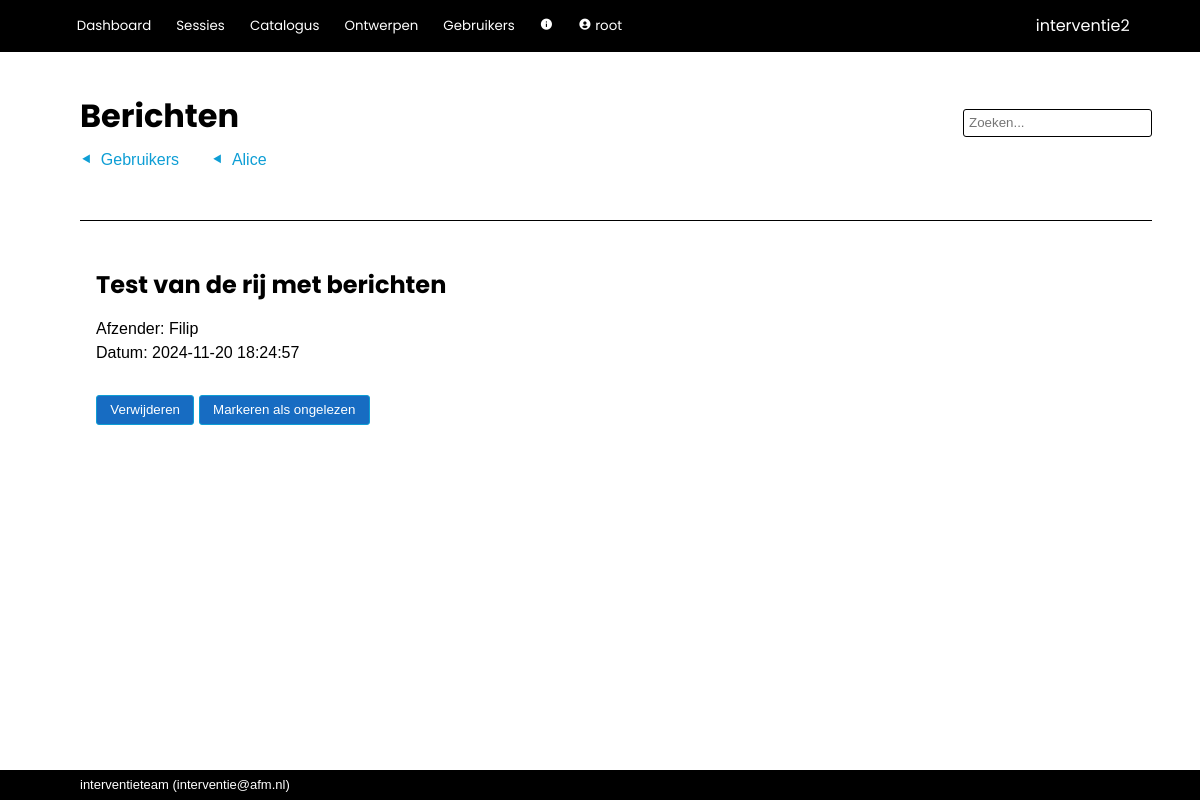
/admin/message/8 (signed in), run on the app's committed database.
### interventie2/models.py (models this page shows, shortened)
class User(db.Model, UserMixin):
    __tablename__ = 'users'
    id            = db.Column(db.Integer, primary_key=True)
    name          = db.Column(db.String(80), nullable=False, unique=True)
    password      = db.Column(db.String(200), nullable=False)
    role_id       = db.Column(db.Integer, db.ForeignKey('roles.id'), nullable=False, default=4) #references roles.id
    description   = db.Column(db.String(2000), nullable=False, default="")
    email         = db.Column(db.String(254))
    link          = db.Column(db.String(1000))
    active        = db.Column(db.Boolean, nullable=False, default=True)
    date_created  = db.Column(db.DateTime(timezone=True), server_default=func.now())
    last_seen     = db.Column(db.DateTime(timezone=True), server_default=func.now())
    role = relationship('Role')
    messages = relationship('Message', back_populates='recipient', foreign_keys="Message.recipient_id", cascade='all, delete-orphan')
    messages_sent = relationship('Message', back_populates='sender', foreign_keys="Message.sender_id")
    worksession = relationship('Worksession', back_populates='creator')
    plan = relationship('Plan', back_populates='creator')
    allowed_worksessions = relationship('Worksession', secondary='worksession_access', back_populates='allowed_users')
    owned_instruments = relationship('Instrument', back_populates='owner')
    def unread_messages(self):
        return sum(1 for message in self.messages if (message.unread) and (message.deliver_after.date() <= date.today()))
    def unread_message_alert(self):
        return self.unread_messages() > 0

class Message(db.Model):
    __tablename__ = 'messages'
    id            = db.Column(db.Integer, primary_key=True)
    date_created  = db.Column(db.DateTime(timezone=True), server_default=func.now())
    deliver_after = db.Column(db.DateTime(timezone=True), server_default=func.now())
    subject       = db.Column(db.String(500), nullable=False, default="")
    body          = db.Column(db.String(2000), nullable=False, default="")
    sender_id     = db.Column(db.Integer, db.ForeignKey('users.id'))
    recipient_id  = db.Column(db.Integer, db.ForeignKey('users.id'), nullable=False)
    unread        = db.Column(db.Boolean, nullable=False, default=True)
    archived      = db.Column(db.Boolean, nullable=False, default=True)
    system        = db.Column(db.Boolean, nullable=False, default=True)
    sender = relationship('User', foreign_keys=[sender_id])
    recipient = relationship('User', foreign_keys=[recipient_id])

### interventie2/admin/routes.py (the view)
@admin.route('/message/<int:message_id>')
@login_required
def message(message_id):
    message = Message.query.get(message_id)
    user = message.recipient
    if not user == current_user:
        if not current_user.role.edit_users:
            return render_template('error/index.html', title='Onvoldoende rechten', message='Onvoldoende rechten dit bericht te lezen.')
    message.unread = False
    db.session.commit()
    return render_template('admin/message.html', message=message, user=user)

### interventie2/models.py (called while the page is built)
@login_manager.user_loader
def load_user(user_id):
    return User.query.get(user_id)

### interventie2/admin/templates/admin/message.html
{% extends 'base.html' %}
{% block steps %}
    {% if current_user.role.edit_users %}<a href="{{ url_for('admin.index') }}" class="step">Gebruikers</a>{% endif %}
    {% if current_user.role.edit_users %}<a href="{{ url_for('admin.user', id=user.id) }}" class="step">{{ user.name }}</a>{% endif %}
{% endblock %}
{% block page_title %}
    Berichten
{% endblock %}
{% block body %}
    <h1>{{ message.subject }}</h1>
    <div class="card_owner">Afzender: {{ message.sender.name }}</div>
    <div class="card_owner">Datum: {{ message.date_created }}</div>
    <div class="card_description">{{ message.body | escape | markdown}}</div>
    <br>
    <button>{{ macro.confirm_redirect( "Verwijderen", "Wilt u dit bericht verwijderen?", url_for('admin.delete_message', message_id=message.id) ) }}</button>
    <button><a href="{{ url_for('admin.unread_message', message_id=message.id) }}">Markeren als ongelezen</a></button>
{% endblock %}

### interventie2/templates/base.html (shortened to what this page needs)
<!DOCTYPE html>
<html lang="en">
    <head>
        <link rel="stylesheet" href="{{ url_for('static', filename='css/styles.css')}}">
        <link href="https://unpkg.com/boxicons@2.1.2/css/boxicons.min.css" rel="stylesheet">
    </head>
    <body>
        {% import 'jinja_macros.html' as macro %}
        <header>
            <div class="logo">{{ config['APP_NAME'] }}</div>
            <div class="modes">
                {% if current_user.is_authenticated %}
                    <button>
                        <a href="{{ url_for('main.index') }}">Dashboard</a>
                    </button>
                    <button>
                        <a href="{{ url_for('main.worksessions') }}">Sessies</a>
                    </button>
                    <button>
                        <a href="{{ url_for('catalog.index') }}">Catalogus</a>
                    </button>
                    {% if current_user.role.edit_questionnaire %}
                        <button>
                            <a href="{{ url_for('tools.index') }}">Ontwerpen</a>
                        </button>
                    {% endif %}
                    {% if current_user.role.edit_users %}
                        <button>
                            <a href="{{ url_for('admin.index') }}">Gebruikers</a>
                        </button>
                    {% endif %}
                    {% if current_user.role.see_app_info %}
                        <button>
                            <a href="{{ url_for('admin.info') }}"><i class='bx bxs-info-circle'></i></a>
                        </button>
                    {% endif %}
                    <button>
                        <a href="{{ url_for('admin.user', id=current_user.id) }}"><i class='bx bxs-user-circle'></i>
                            {{ current_user.name }}
                        </a>
                    </button>
                {% else %}
                    <button>
                        <a href="{{ url_for('main.login') }}">Login</a>
                    </button>
                {% endif %}
            </div>
        </header>
        <nav>
            <div class="title">{% block page_title %}{% endblock %}</div>
            {% if current_user.is_authenticated %}
                <form action="/analysis/search" method="get" class="search">
                    <input id="search" type="search"  name="q" value="{{ request.args.get('q') or '' }}" placeholder="Zoeken...">
                </form>
            {% endif %}
            <div class="steps">{% block steps %}{% endblock %}</div>
            <div class="tabs">{% block tabs %}{% endblock %}</div>
        </nav>
        <main>
            <section>{% block body %}{% endblock %}</section>
        </main>
        <footer>{{ config['MAINTAINER'] }} (<a href="mailto:{{ config['MAINTAINER_EMAIL'] }}">{{ config['MAINTAINER_EMAIL'] }}</a>)</footer>
    </body>
</html>

### interventie2/static/css/styles.css (style rules this page uses)
:root { --dark-blue: #0f2841; --light-blue: #0e9ed5; --green: #3b7d23; --red: red; --highlight: #195fa6; --mid-grey: #0e9ed5; --object: #f0f9ff; --alert: red; --button-bg: #176cc2; --button-fg: white; }
html, body { font-family: sans-serif; line-height: 1.5em; padding: 0px; margin: 0px; }
a { color: inherit; text-decoration: none; }
h1, h2, h3 { font-family: "Poppins", sans-serif; }
h1 { font-size: x-large; }
button { border: 1px solid var(--mid-grey); background-color: var(--button-bg); color: var(--button-fg); min-height: 2.2em; border-radius: 3px; min-width: 7em; padding-left: 1em; padding-right: 1em; margin-bottom: 2px; }
button a { text-decoration: none; }
input { background-color: white;; border: 1px solid var(--mid-grey); font-size: inherit; min-height: 1.7rem; margin-bottom: 2px; }
body { display: grid; height: 100vh; grid-template-rows: min-content min-content auto min-content; grid-template-areas: "header" "nav" "main" "footer"; }
header { grid-area: header; background-color: black; display: grid; grid-template-columns: auto min-content; grid-template-rows: auto; grid-template-areas: "modes logo"; color: white; align-items: center; padding: 0.6rem 4.4rem; font-family: "Poppins", sans-serif; }
header a { text-decoration: none; font-family: "Poppins", sans-serif; }
.logo { grid-area: logo; }
.modes { grid-area: modes; padding: 0px; margin: 0px; }
.modes button { background: inherit; outline: none; cursor: pointer; padding: 0.4rem 0.4rem; margin: 0 0.5rem 0 0; border: none; border-radius: 0px; color: white; font-family: "Poppins", sans-serif; font-size: smaller; min-width: 0; }
.modes a { text-decoration: none; }
nav { grid-area: nav; display: grid; grid-template-columns: 1fr auto; grid-template-areas: "title search" "steps steps" "tabs tabs "; align-items: center; margin: 3rem 3rem 1rem 5rem; }
.title { grid-area: title; font-family: "Poppins", sans-serif; color: black; font-size: xx-large; font-weight: bold; padding: 0 0 1rem 0; line-height: 1em; }
.search { grid-area: search; display: flex; align-items: center; text-decoration: none; border: none; }
.search input { background-color: white;; border: 1px solid black; border-radius: 3px; padding: 5px; font-size: smaller; height: 1.7rem; }
.tabs { grid-area: tabs; display: flex; padding-top: 3rem; overflow: hidden; font-size: inherit; border-bottom: 1px solid black; }
.steps { grid-area: steps; display: flex; overflow: hidden; font-size: inherit; }
.steps { background: inherit; color: var(--mid-grey); outline: none; cursor: pointer; border: none; border-radius: 0px; font-size: inherit; }
.step { margin-right: 2em; }
.step:before { content: "⯇"; margin-right: 0.5em; }
.steps a { text-decoration: none; }
main { grid-area: main; padding: 1rem 5rem; display: grid; grid-template-columns: min-content 100%; grid-template-areas: "aside section "; overflow-y: auto; }
section { grid-area: section; padding: 0; margin-left: 1rem; margin-right: 1rem; }
footer { grid-area: footer; background-color: black; color: white; align-items: center; padding: 0.2rem 5rem; font-size: small; }
.card_description { overflow: hidden; scrollbar-width: none; font-size: smaller; line-height: normal; padding-bottom: 0.4rem; }

### data on the page
User: name "root", MAINTAINER_EMAIL "interventie@afm.nl"
User: name "Alice"
Message: subject "Test van de rij met berichten", date_created "2024-11-20 18:24:57"
User: sender.name "Filip"

### other printed values
{{ config['APP_NAME'] }} "interventie2"
{{ link_name }} "Verwijderen"
{{ config['MAINTAINER'] }} "interventieteam"
